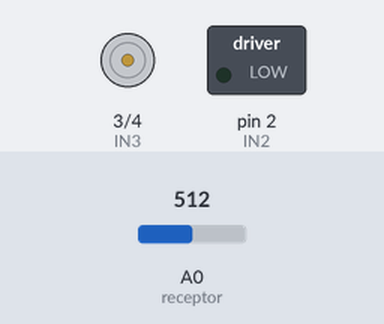
Recording of a sketch running on a simulated Arduino Uno, built with avr-gcc and run on an emulated ATmega328P. Parts: motor-driver pin pairs drawn as motors (green arrow = first pin HIGH = forward, orange = second pin HIGH = backward, longer = more drive), switched loads named in the sketch (green lamp = pin HIGH). Inputs (shaded band) come from the test bench; at power-on: A0 (receptor) = 512. Pins used as bus, display or sensor lines are not drawn; what the sketch prints to the serial monitor is not drawn.

Above: at 0.1 s.
At 0.6 s:
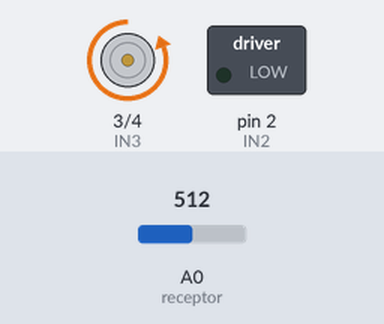
Timing chart, 0 to 2.1 s (numbered marks = the images above):
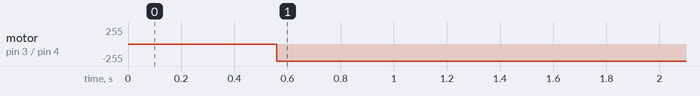

The sketch:

L298N.ino
```cpp
int receptor = A0 ;
int sensorval ;
int IN1 = 1;
int IN2 = 2;
int IN3 = 3;
int IN4 = 4;

void setup() {
  Serial.begin(9600);
  pinMode (IN1, OUTPUT);    // Input4 conectada al pin 4
  pinMode (IN2, OUTPUT);    // Input3 conectada al pin 5
  pinMode (IN3, OUTPUT);
  pinMode (IN4, OUTPUT);
  // put your setup code here, to run once:

}

void loop() {
  sensorval=analogRead(receptor);
  Serial.println (sensorval);
  delay(560);
  digitalWrite (IN1, HIGH);
  digitalWrite (IN2, LOW);
  digitalWrite (IN3, LOW);
  digitalWrite (IN4, HIGH);
  delay(5000); // Motor gira en sentido inverso

  // put your main code here, to run repeatedly:

}
```

Measured:
- by itself, motor on pin 3 (IN3) / pin 4 (IN4): stopped → backward 255/255 at 0.56 s
